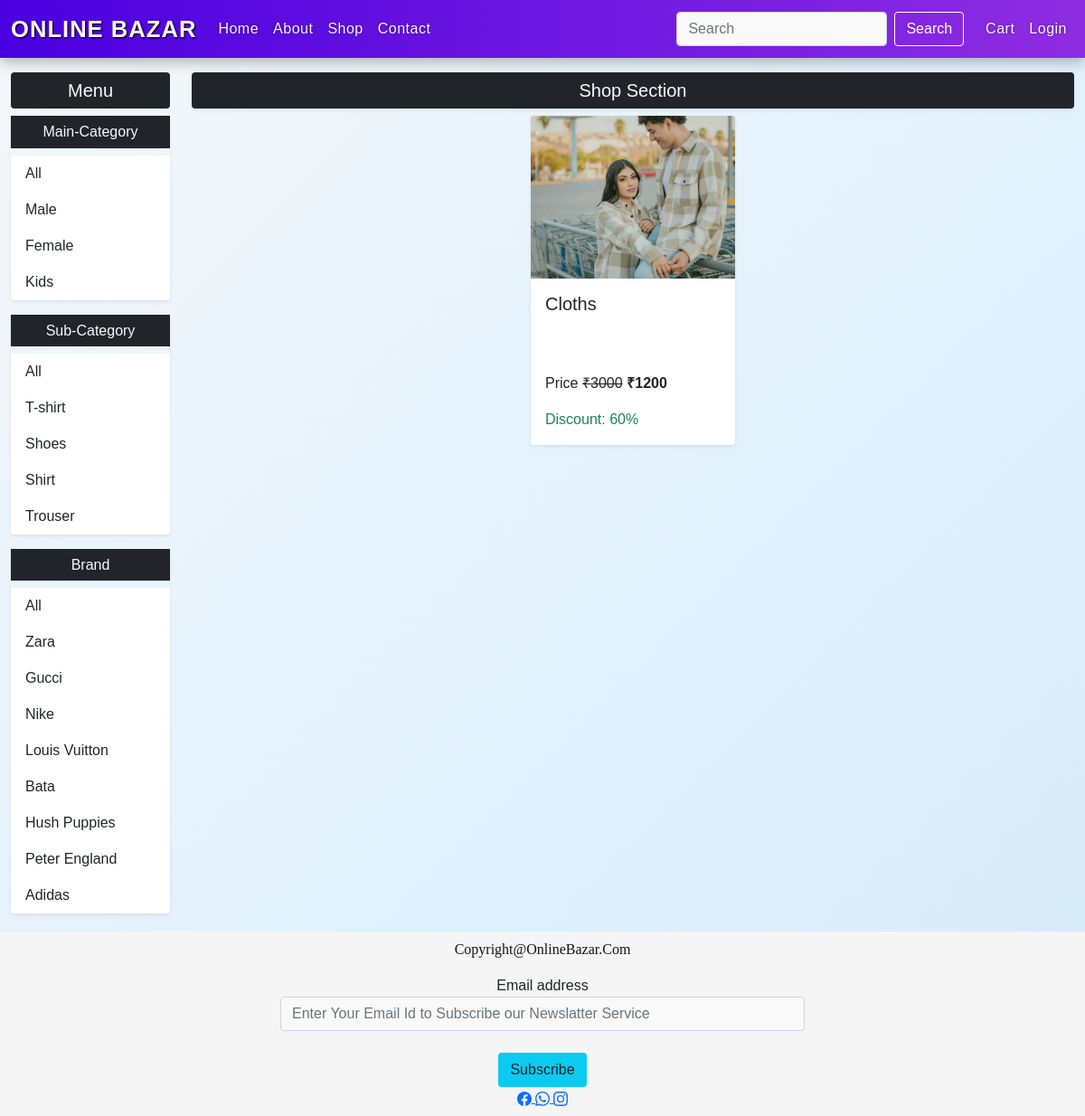
The page /shop/All/All/Zara/ on the database its author committed.
### mainApp/models.py (models this page shows, shortened)
class Maincategory(models.Model):
    id = models.AutoField(primary_key=True)
    name = models.CharField(max_length=20)

class Subcategory(models.Model):
    id = models.AutoField(primary_key=True)
    name = models.CharField(max_length=20)

class Brand(models.Model):
    id = models.AutoField(primary_key=True)
    name = models.CharField(max_length=20)

class Product(models.Model):
    id = models.AutoField(primary_key=True)
    name = models.CharField(max_length=20)
    maincategory = models.ForeignKey(Maincategory,on_delete=models.CASCADE)
    subcategory = models.ForeignKey(Subcategory,on_delete=models.CASCADE)
    brand = models.ForeignKey(Brand,on_delete=models.CASCADE)
    seller = models.ForeignKey(Seller,on_delete=models.CASCADE,default=None)
    baseprice = models.IntegerField()
    discount = models.IntegerField()
    finalprice = models.IntegerField()
    size = models.CharField(max_length=100)
    color = models.CharField(max_length=100)
    description = models.TextField()
    stock = models.CharField(max_length=20,default="In stock")
    pic1 = models.ImageField(upload_to="images",default="no.png",null=True,blank=True)
    pic2 = models.ImageField(upload_to="images",default="no.png",null=True,blank=True)
    pic3 = models.ImageField(upload_to="images",default="no.png",null=True,blank=True)
    pic4 = models.ImageField(upload_to="images",default="no.png",null=True,blank=True)

### mainApp/views.py (the view)
# urls.py: path('shop/<str:mc>/<str:sc>/<str:br>/',views.ShopPage),
def ShopPage(request,mc,sc,br):
    maincategory = Maincategory.objects.all()
    subcategory = Subcategory.objects.all()
    brand = Brand.objects.all()
    if(request.method=="POST"):
        search = request.POST.get('search')
        products = Product.objects.filter(Q(name__icontains=search))
    else:
        if(mc=="All" and sc=="All" and br=="All"):
            products = Product.objects.all()
        elif(mc!="All" and sc=="All" and br=="All"):
            products = Product.objects.filter(maincategory=Maincategory.objects.get(name=mc))
        elif(mc=="All" and sc!="All" and br=="All"):
            products = Product.objects.filter(subcategory=Subcategory.objects.get(name=sc))
        elif(mc=="All" and sc=="All" and br!="All"):
            products = Product.objects.filter(brand=Brand.objects.get(name=br))
        elif(mc!="All" and sc!="All" and br=="All"):
            products = Product.objects.filter(maincategory=Maincategory.objects.get(name=mc),subcategory=Subcategory.objects.get(name=sc))
        elif(mc!="All" and sc=="All" and br!="All"):
            products = Product.objects.filter(maincategory=Maincategory.objects.get(name=mc),brand=Brand.objects.get(name=br))
        elif(mc=="All" and sc!="All" and br!="All"):
            products = Product.objects.filter(subcategory=Subcategory.objects.get(name=sc),brand=Brand.objects.get(name=br))
        elif(mc!="All" and sc!="All" and br!="All"):
            products = Product.objects.filter(maincategory=Maincategory.objects.get(name=mc),subcategory=Subcategory.objects.get(name=sc),brand=Brand.objects.get(name=br))
    products=products[::-1]
    return render(request,"shop.html",{"Product":products,
                                      "Maincategory":maincategory,
                                      "Subcategory":subcategory,
                                      "Brand":brand,
                                      "mc":mc,"sc":sc,"br":br
                                      })

### mainApp/templates/shop.html (shortened to what this page needs)
{% extends 'index.html' %}
{% load static %}
{% block body %}
<div class="mt-3 container-fluid">
    <div class="row">
        <div class="col-xxl-1 col-xl-2 col-lg-3 col-md-4 col-sm-6 col-12 mb-3">
            <h5 class="bg-dark text-light text-center p-2 rounded">Menu</h5>
            <div class="list-group shadow-sm mb-3">
                <h6 class="bg-dark text-light text-center p-2">Main-Category</h6>
                <a href="/shop/All/{{sc}}/{{br}}/" class="list-group-item list-group-item-action">All</a>
                {% for i in Maincategory %}
                <a href="/shop/{{i.name}}/{{sc}}/{{br}}/" class="list-group-item list-group-item-action">{{i.name}}</a>
                {% endfor %}
            </div>
            <div class="list-group shadow-sm mb-3">
                <h6 class="bg-dark text-light text-center p-2">Sub-Category</h6>
                <a href="/shop/{{mc}}/All/{{br}}/" class="list-group-item list-group-item-action">All</a>
                {% for i in Subcategory %}
                <a href="/shop/{{mc}}/{{i.name}}/{{br}}/" class="list-group-item list-group-item-action">{{i.name}}</a>
                {% endfor %}
            </div>
            <div class="list-group shadow-sm">
                <h6 class="bg-dark text-light text-center p-2">Brand</h6>
                <a href="/shop/{{mc}}/{{sc}}/All/" class="list-group-item list-group-item-action">All</a>
                {% for i in Brand %}
                <a href="/shop/{{mc}}/{{sc}}/{{i.name}}/" class="list-group-item list-group-item-action">{{i.name}}</a>
                {% endfor %}
            </div>
        </div>
        <div class="col-xxl-11 col-xl-10 col-lg-9 col-md-8 col-sm-6 col-12">
            <h5 class="bg-dark text-light text-center p-2 rounded shadow-sm">Shop Section</h5>
            <div class="row justify-content-center">
                {% for i in Product %}
                <div class="col-xxl-2 col-xl-3 col-lg-3 col-md-4 col-sm-6 col-12 mb-4">
                    <div class="card shadow-sm border-0 rounded-4 h-100">
                        <a href="/single-product-page/{{i.id}}/">
                            {% if i.pic1 %}
                            <img src="{{i.pic1.url}}" class="card-img-top" style="height: 180px; object-fit: cover;">
                            {% else %}
                            <img src="{% static 'picture/noimg.png' %}" class="card-img-top" style="height: 180px; object-fit: cover;">
                            {% endif %}
                        </a>
                        <div class="card-body">
                            <h5 class="card-title" style="height: 80px;">{{i.name}}</h5>
                            <p class="card-text">Price <del>&#8377;{{i.baseprice}}</del> <strong>&#8377;{{i.finalprice}}</strong></p>
                            <p class="card-text text-success">Discount: {{i.discount}}%</p>
                        </div>
                    </div>
                </div>
                {% endfor %}
            </div>
        </div>
    </div>
</div>
{% endblock %}

### mainApp/templates/shop.html (style rules this page uses)
body { background: linear-gradient(135deg, #F5F7FA, #E3F2FD, #D6EAF8); font-family: 'Poppins', sans-serif; }
.card-title, .card-text { font-family: 'Poppins', sans-serif; }
.list-group-item { background-color: #fff; border: none; transition: 0.3s; }

### mainApp/templates/index.html (style rules this page uses)
body { background: linear-gradient(135deg, #F5F7FA, #E3F2FD, #D6EAF8); font-family: 'Poppins', sans-serif; }
.card { transition: transform 0.3s ease; }

### rows shown on the page
Maincategory: name "Male"
Maincategory: name "Female"
Maincategory: name "Kids"
Subcategory: name "T-shirt"
Subcategory: name "Shoes"
Subcategory: name "Shirt"
Subcategory: name "Trouser"
Brand: name "Zara"
Brand: name "Gucci"
Brand: name "Nike"
Brand: name "Louis Vuitton"
Brand: name "Bata"
Brand: name "Hush Puppies"
Brand: name "Peter England"
Brand: name "Adidas"
Product: pic1 (picture), name "Cloths", baseprice "3000", finalprice "1200", discount "60"
